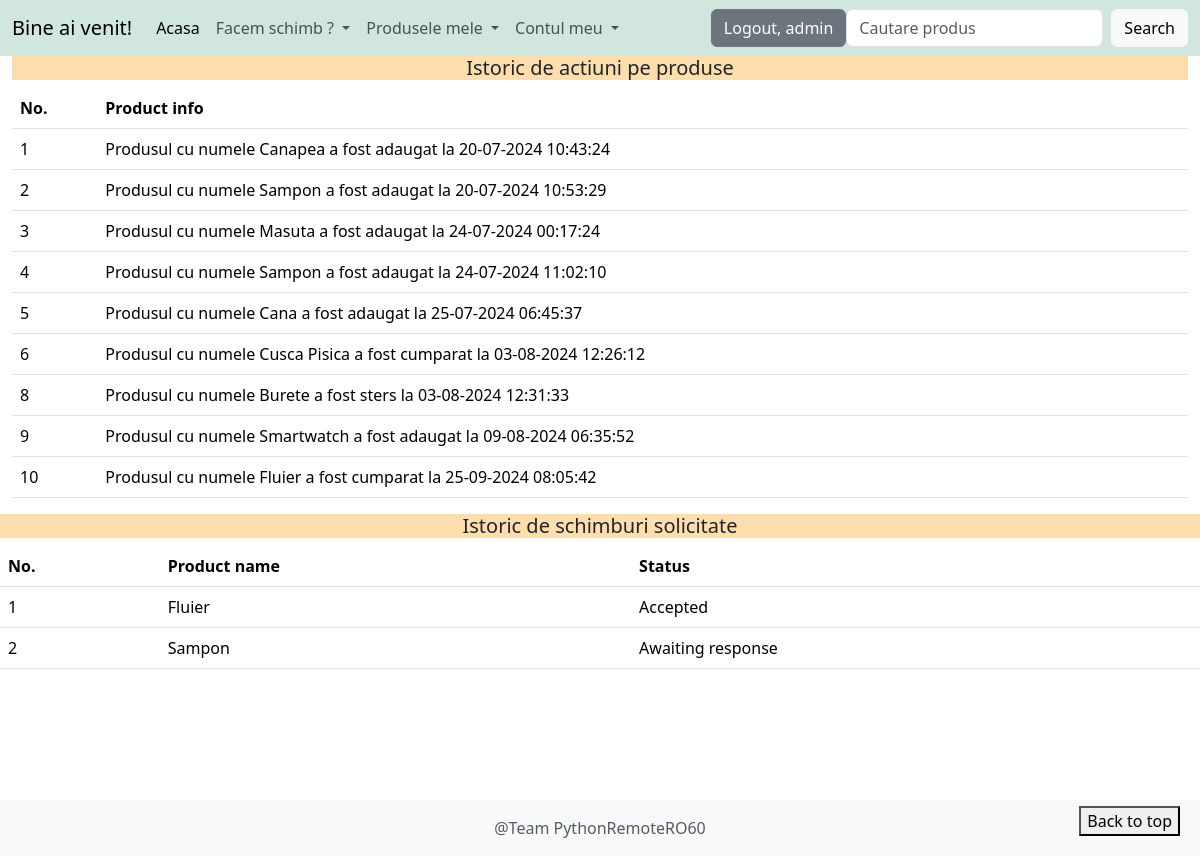
/get_history/ (signed in), run on the app's committed database.
### product/models.py (models this page shows, shortened)
class HistoryProduct(models.Model):
	message = models.JSONField()
	created_at = models.DateTimeField(auto_now_add=True)
	user = models.ForeignKey(User, on_delete=models.CASCADE, null=True)

class  ExchangeRequestModel(models.Model):
	choices = [('a', 'Accepted'), ('d', 'Declined'), ('u', 'Unprocessed')]
	owner = models.ForeignKey(User, on_delete=models.CASCADE, related_name='original_owner')
	requester = models.ForeignKey(User, on_delete=models.CASCADE, related_name='requester')
	base_product = models.ForeignKey(Product, on_delete=models.CASCADE, related_name='exchange_offers')
	exchange_for = models.ManyToManyField(Product, related_name='exchange_offers_for')
	accepted = models.CharField(max_length=1, choices=choices, default='u')
	created_at = models.DateTimeField(auto_now_add=True)
	updated_at = models.DateTimeField(auto_now=True)

class Product(models.Model):
	name = models.CharField(max_length=50)
	price = models.DecimalField(max_digits=9, decimal_places=2, null=True, blank=True)
	description = models.TextField(max_length=400)
	category = models.ForeignKey(Category, on_delete=models.CASCADE, related_name='products')
	user = models.ForeignKey(User, on_delete=models.CASCADE, null=True)
	product_picture = models.ImageField(upload_to='product_pictures/', null=True, blank=True)
	created_at = models.DateTimeField(auto_now_add=True)
	updated_at = models.DateTimeField(auto_now=True)

### product/views.py (the view)
# urls.py: path('get_history/', views.HistoryProductListView.as_view(), name='get-history'),
class HistoryProductListView(LoginRequiredMixin, ListView):
	template_name = 'product/history_product.html'
	model = HistoryProduct
	context_object_name = 'products_history'
	def get_queryset(self):
		return HistoryProduct.objects.filter(user=self.request.user)
	def get_context_data(self, **kwargs):
		context = super().get_context_data(**kwargs)
		context['exchange_requests'] = ExchangeRequestModel.objects.filter(requester=self.request.user)
		return context

### templates/product/history_product.html (shortened to what this page needs)
{% extends 'base.html' %}
{% block content %}
    <div class="container-fluid">
        <div class="row">
            <div class="col-md-12">
            <h5 class="text-center" style="background-color: navajowhite">Istoric de actiuni pe produse</h5>
                {% if products_history %}
                    <table class="table table-hover">
                        <thead>
                        <tr>
                            <th>No.</th>
                            <th>Product info</th>
                        </tr>
                        </thead>
                        <tbody>
                        {% for history in products_history %}
                            {% if history.message.action == 'created' %}
                            <tr>
                                <td>{{ forloop.counter }}</td>
                                <td>Produsul cu numele {{ history.message.name }} a fost adaugat
                                    la {{ history.created_at|date:"d-m-Y H:i:s" }}</td>
                            </tr>
                            {% endif %}
                              {% if history.message.action == 'bought' %}
                            <tr>
                                <td>{{ forloop.counter }}</td>
                                <td>Produsul cu numele {{ history.message.name }} a fost cumparat
                                    la {{ history.created_at|date:"d-m-Y H:i:s" }}</td>
                            </tr>
                            {% endif %}
                            {% if history.message.action == 'delete' %}
                            <tr>
                                <td>{{ forloop.counter }}</td>
                                <td>Produsul cu numele {{ history.message.name }} a fost sters
                                    la {{ history.created_at|date:"d-m-Y H:i:s" }}</td>
                            </tr>
                            {% endif %}
                        {% endfor %}
                        </tbody>
                    </table>
                {% else %}
                    <div>
                        <h3 class="text-center">No history available</h3>
                    </div>
                {% endif %}
            </div>
        </div>
        <div class="row">
        <h5 class="text-center" style="background-color: navajowhite">Istoric de schimburi solicitate</h5>
            {% if exchange_requests %}
                <table class="table table-hover">
                    <thead>
                    <tr>
                        <th>No.</th>
                        <th>Product name</th>
                        <th>Status</th>
                    </tr>
                    </thead>
                    <tbody>
                    {% for exchange_request in exchange_requests %}
                        <tr>
                        <td>{{ forloop.counter }}</td>
                        <td>{{ exchange_request.base_product.name }}</td>
                        <td>
                            {% if exchange_request.accepted == 'a' %}
                                Accepted
                            {% elif exchange_request.accepted == 'd' %}
                                Declined
                            {% else %}
                                Awaiting response
                            {% endif %}
                        </td>
                    {% endfor %}
                    </tr>
                    </tbody>
                </table>
            {% else %}
                <div>
                    <h3 class="text-center">No data available</h3>
                </div>
            {% endif %}
        </div>
    </div>
{% endblock %}

### templates/navbar.html (shortened to what this page needs)
<nav class="navbar navbar-expand-lg bg-success-subtle">
    <div class="container-fluid">
        <a class="navbar-brand" href="{% url 'home-page' %}">Bine ai venit!</a>
        <div class="collapse navbar-collapse" id="navbarSupportedContent">
            <ul class="navbar-nav me-auto mb-2 mb-lg-0">
                <li class="nav-item">
                    <a class="nav-link active" aria-current="page" href="{% url 'home-page' %}">Acasa</a>
                </li>
                {% if user.is_authenticated %}
                    <li class="nav-item dropdown">
                        <a class="nav-link dropdown-toggle" href="#" role="button" data-bs-toggle="dropdown"
                           aria-expanded="false">
                            Facem schimb ?
                        </a>
                    </li>
                    <li class="nav-item dropdown">
                        <a class="nav-link dropdown-toggle" href="#" role="button" data-bs-toggle="dropdown"
                           aria-expanded="false">
                            Produsele mele
                        </a>
                    </li>
                    <li class="nav-item dropdown">
                        <a class="nav-link dropdown-toggle" href="#" role="button" data-bs-toggle="dropdown"
                           aria-expanded="false">
                            Contul meu
                        </a>
                    </li>
                {% endif %}
            </ul>
            {% if user.is_authenticated %}
                <form method="post" action="{% url 'logout' %}">
                    <button type="submit" class="btn btn-secondary">Logout, {{ user.username }}</button>
                </form>
                <form method="post" class="d-flex" role="search" action="{% url 'search-results' %}">
                    <input class="form-control me-2" type="text" name="search_term" placeholder="Cautare produs"
                           aria-label="Search">
                    <button class="btn btn-light" type="submit">Search</button>
                </form>
            {% else %}
                <div>
                    <a href="{% url 'login' %}" class="btn btn btn-primary">Login</a>
                    <a href="{% url 'create-user' %}" class="btn btn btn-secondary">Signup</a>
                </div>
            {% endif %}
        </div>
    </div>
</nav>

### static/css/base_style.css (style rules this page uses)
html { height: 100%; }
body { height: 100%; background-image: url('/static/images/background.png'); background-size: cover; background-position: center; background-repeat: no-repeat; }

### data on the page
HistoryProduct: message.name "Canapea", created_at "20-07-2024 10:43:24"
HistoryProduct: message.name "Sampon", created_at "20-07-2024 10:53:29"
HistoryProduct: message.name "Masuta", created_at "24-07-2024 00:17:24"
HistoryProduct: message.name "Sampon", created_at "24-07-2024 11:02:10"
HistoryProduct: message.name "Cana", created_at "25-07-2024 06:45:37"
HistoryProduct: message.name "Cusca Pisica", created_at "03-08-2024 12:26:12"
HistoryProduct: message.name "Burete", created_at "03-08-2024 12:31:33"
HistoryProduct: message.name "Smartwatch", created_at "09-08-2024 06:35:52"
HistoryProduct: message.name "Fluier", created_at "25-09-2024 08:05:42"
ExchangeRequestModel: base_product.name "Fluier", accepted "Accepted"
ExchangeRequestModel: base_product.name "Sampon", accepted "Awaiting response"

### other printed values
{{ user.username }} "admin"
